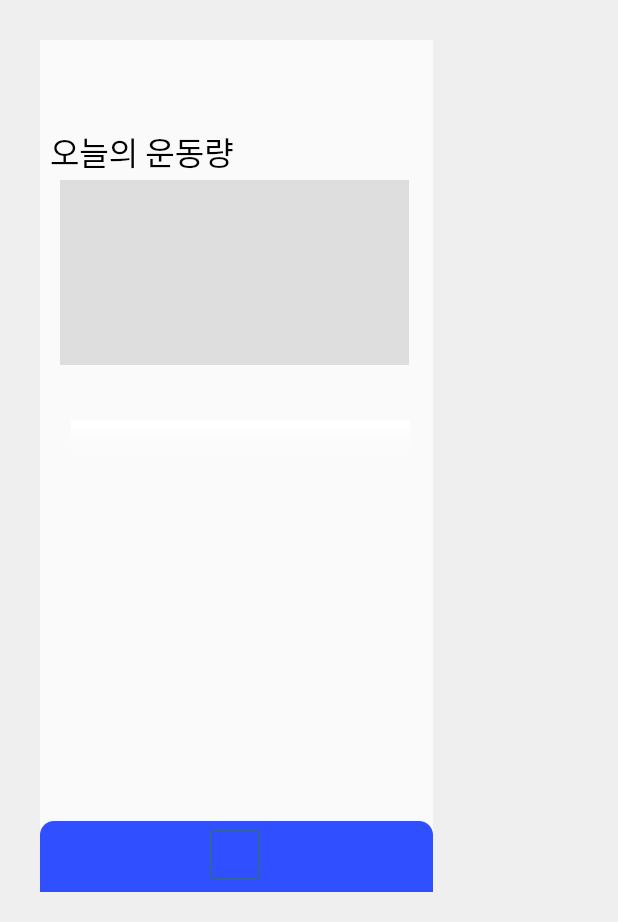
<?xml version="1.0" encoding="UTF-8"?>
<ui version="4.0">
 <class>Dialog</class>
 <widget class="QDialog" name="Dialog">
  <property name="geometry">
   <rect>
    <x>0</x>
    <y>0</y>
    <width>618</width>
    <height>922</height>
   </rect>
  </property>
  <property name="windowTitle">
   <string>Dialog</string>
  </property>
  <widget class="QLabel" name="label_2">
   <property name="geometry">
    <rect>
     <x>40</x>
     <y>40</y>
     <width>393</width>
     <height>852</height>
    </rect>
   </property>
   <property name="styleSheet">
    <string notr="true">background-color: #FAFAFA;</string>
   </property>
   <property name="text">
    <string/>
   </property>
  </widget>
  <widget class="QLabel" name="lb_logo">
   <property name="geometry">
    <rect>
     <x>180</x>
     <y>70</y>
     <width>111</width>
     <height>41</height>
    </rect>
   </property>
   <property name="styleSheet">
    <string notr="true">border-image: url(:/images/img/logo.jpg);</string>
   </property>
   <property name="text">
    <string/>
   </property>
   <property name="pixmap">
    <pixmap>:/images/logo.jpg</pixmap>
   </property>
   <property name="scaledContents">
    <bool>true</bool>
   </property>
  </widget>
  <widget class="QPushButton" name="btn_profile">
   <property name="geometry">
    <rect>
     <x>340</x>
     <y>840</y>
     <width>35</width>
     <height>35</height>
    </rect>
   </property>
   <property name="palette">
    <palette>
     <active>
      <colorrole role="Button">
       <brush brushstyle="SolidPattern">
        <color alpha="255">
         <red>255</red>
         <green>255</green>
         <blue>255</blue>
        </color>
       </brush>
      </colorrole>
     </active>
     <inactive>
      <colorrole role="Button">
       <brush brushstyle="SolidPattern">
        <color alpha="255">
         <red>255</red>
         <green>255</green>
         <blue>255</blue>
        </color>
       </brush>
      </colorrole>
     </inactive>
     <disabled>
      <colorrole role="Button">
       <brush brushstyle="SolidPattern">
        <color alpha="255">
         <red>255</red>
         <green>255</green>
         <blue>255</blue>
        </color>
       </brush>
      </colorrole>
     </disabled>
    </palette>
   </property>
   <property name="cursor">
    <cursorShape>PointingHandCursor</cursorShape>
   </property>
   <property name="styleSheet">
    <string notr="true">QPushButton {
border-image: url(:/images/img//User.jpg);
border-radius: 5px; 
padding: 5px;
}</string>
   </property>
   <property name="text">
    <string/>
   </property>
  </widget>
  <widget class="QPushButton" name="btn_home">
   <property name="geometry">
    <rect>
     <x>100</x>
     <y>840</y>
     <width>35</width>
     <height>35</height>
    </rect>
   </property>
   <property name="cursor">
    <cursorShape>PointingHandCursor</cursorShape>
   </property>
   <property name="autoFillBackground">
    <bool>false</bool>
   </property>
   <property name="styleSheet">
    <string notr="true">border-image: url(:/images/img//home.png);
border-radius: 5px; 
padding: 5px;</string>
   </property>
   <property name="text">
    <string/>
   </property>
   <property name="autoDefault">
    <bool>true</bool>
   </property>
  </widget>
  <widget class="QLabel" name="label_5">
   <property name="geometry">
    <rect>
     <x>40</x>
     <y>821</y>
     <width>393</width>
     <height>71</height>
    </rect>
   </property>
   <property name="styleSheet">
    <string notr="true">background-color: rgb(48, 79, 254);
border-top-right-radius: 14px;
border-top-left-radius: 14px;</string>
   </property>
   <property name="text">
    <string/>
   </property>
  </widget>
  <widget class="QPushButton" name="btn_camera">
   <property name="geometry">
    <rect>
     <x>210</x>
     <y>830</y>
     <width>50</width>
     <height>50</height>
    </rect>
   </property>
   <property name="cursor">
    <cursorShape>PointingHandCursor</cursorShape>
   </property>
   <property name="autoFillBackground">
    <bool>false</bool>
   </property>
   <property name="styleSheet">
    <string notr="true">QPushButton {
border-image: url(:/images/img//VideoStabilization.png);
border: 1px solid #2E7D32;
border-radius: 5px; 
padding: 5px;
}</string>
   </property>
   <property name="text">
    <string/>
   </property>
   <property name="autoDefault">
    <bool>true</bool>
   </property>
  </widget>
  <widget class="QLabel" name="lb_menu">
   <property name="geometry">
    <rect>
     <x>66</x>
     <y>383</y>
     <width>342</width>
     <height>438</height>
    </rect>
   </property>
   <property name="styleSheet">
    <string notr="true">border-image: url(:/images/img/profile_menu.png);</string>
   </property>
   <property name="text">
    <string/>
   </property>
  </widget>
  <widget class="QPushButton" name="btn_MY">
   <property name="geometry">
    <rect>
     <x>70</x>
     <y>420</y>
     <width>341</width>
     <height>31</height>
    </rect>
   </property>
   <property name="autoFillBackground">
    <bool>false</bool>
   </property>
   <property name="styleSheet">
    <string notr="true">background-color: rgba(255, 255, 255,0);</string>
   </property>
   <property name="text">
    <string/>
   </property>
  </widget>
  <widget class="QWidget" name="widget_3" native="true">
   <property name="geometry">
    <rect>
     <x>60</x>
     <y>180</y>
     <width>349</width>
     <height>185</height>
    </rect>
   </property>
   <property name="styleSheet">
    <string notr="true">background-color: rgb(222, 222, 222);</string>
   </property>
  </widget>
  <widget class="QLabel" name="label">
   <property name="geometry">
    <rect>
     <x>50</x>
     <y>110</y>
     <width>261</width>
     <height>81</height>
    </rect>
   </property>
   <property name="font">
    <font>
     <family>BM Dohyeon</family>
     <pointsize>24</pointsize>
    </font>
   </property>
   <property name="text">
    <string>오늘의 운동량</string>
   </property>
  </widget>
  <zorder>label_2</zorder>
  <zorder>label_5</zorder>
  <zorder>lb_logo</zorder>
  <zorder>btn_profile</zorder>
  <zorder>btn_home</zorder>
  <zorder>btn_camera</zorder>
  <zorder>lb_menu</zorder>
  <zorder>btn_MY</zorder>
  <zorder>widget_3</zorder>
  <zorder>label</zorder>
 </widget>
 <resources>
  <include location="resource.qrc"/>
 </resources>
 <connections/>
</ui>
